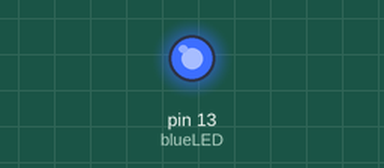
This sketch was run on a simulated Arduino Uno, built with avr-gcc and run on an emulated ATmega328P. Shown: output pins drawn as LEDs (lit = HIGH).

Above: at 0.8 s.
At 3.9 s:
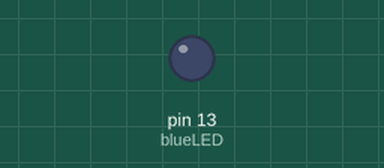
Timing chart, 0 to 6.5 s (numbered marks = the images above):
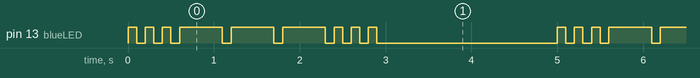

The sketch:

BareMinimum_SOS_signal.ino
```cpp
/* Setting variables in the beginning will help prevent you from repeating the changes
 *  if you wants to change the PIN number.
 */
int blueLED = 13;
float pi = 3.14;
int S = 50;
int O = 150;
int LongW = 2000;

void setup() {
  // put your setup code here, to run once:
pinMode(blueLED,OUTPUT);
}

void loop() {
  // put your main code here, to run repeatedly:
// SOS S signal
digitalWrite(blueLED,HIGH);
delay(100); // tenth of a sec
digitalWrite(blueLED,LOW);
delay(100); // tenth of a sec
// digitalWrite(blueLED,LOW);

digitalWrite(blueLED,HIGH);
delay(100); // tenth of a sec
digitalWrite(blueLED,LOW);
delay(100); // tenth of a sec
// digitalWrite(blueLED,LOW);

digitalWrite(blueLED,HIGH);
delay(100); // tenth of a sec
digitalWrite(blueLED,LOW);
delay(100); // tenth of a sec
// digitalWrite(blueLED,LOW);

// SOS O signal
digitalWrite(blueLED,HIGH);
delay(500); // tenth of a sec
digitalWrite(blueLED,LOW);
delay(100); // tenth of a sec
// digitalWrite(blueLED,LOW);

digitalWrite(blueLED,HIGH);
delay(500); // tenth of a sec
digitalWrite(blueLED,LOW);
delay(100); // tenth of a sec
// digitalWrite(blueLED,LOW);

digitalWrite(blueLED,HIGH);
delay(500); // tenth of a sec
digitalWrite(blueLED,LOW);
delay(100); // tenth of a sec
// digitalWrite(blueLED,LOW);

// SOS S signal
digitalWrite(blueLED,HIGH);
delay(100); // tenth of a sec
digitalWrite(blueLED,LOW);
delay(100); // tenth of a sec
// digitalWrite(blueLED,LOW);

digitalWrite(blueLED,HIGH);
delay(100); // tenth of a sec
digitalWrite(blueLED,LOW);
delay(100); // tenth of a sec
// digitalWrite(blueLED,LOW);

digitalWrite(blueLED,HIGH);
delay(100); // tenth of a sec
digitalWrite(blueLED,LOW);
delay(100); // tenth of a sec
// digitalWrite(blueLED,LOW);

// 3 secs long wait before restarting the loop again.
delay(LongW);
}
```

Measured:
- by itself, pin 13 (blueLED): repeats every 5.0 s: 2 × (LOW 0.10 s, HIGH 0.10 s), 3 × (LOW 0.10 s, HIGH 0.50 s), 3 × (LOW 0.10 s, HIGH 0.10 s), LOW 2.1 s, HIGH 0.10 s
- by itself, everything shown: repeats every 5.0 s, in 18 steps
